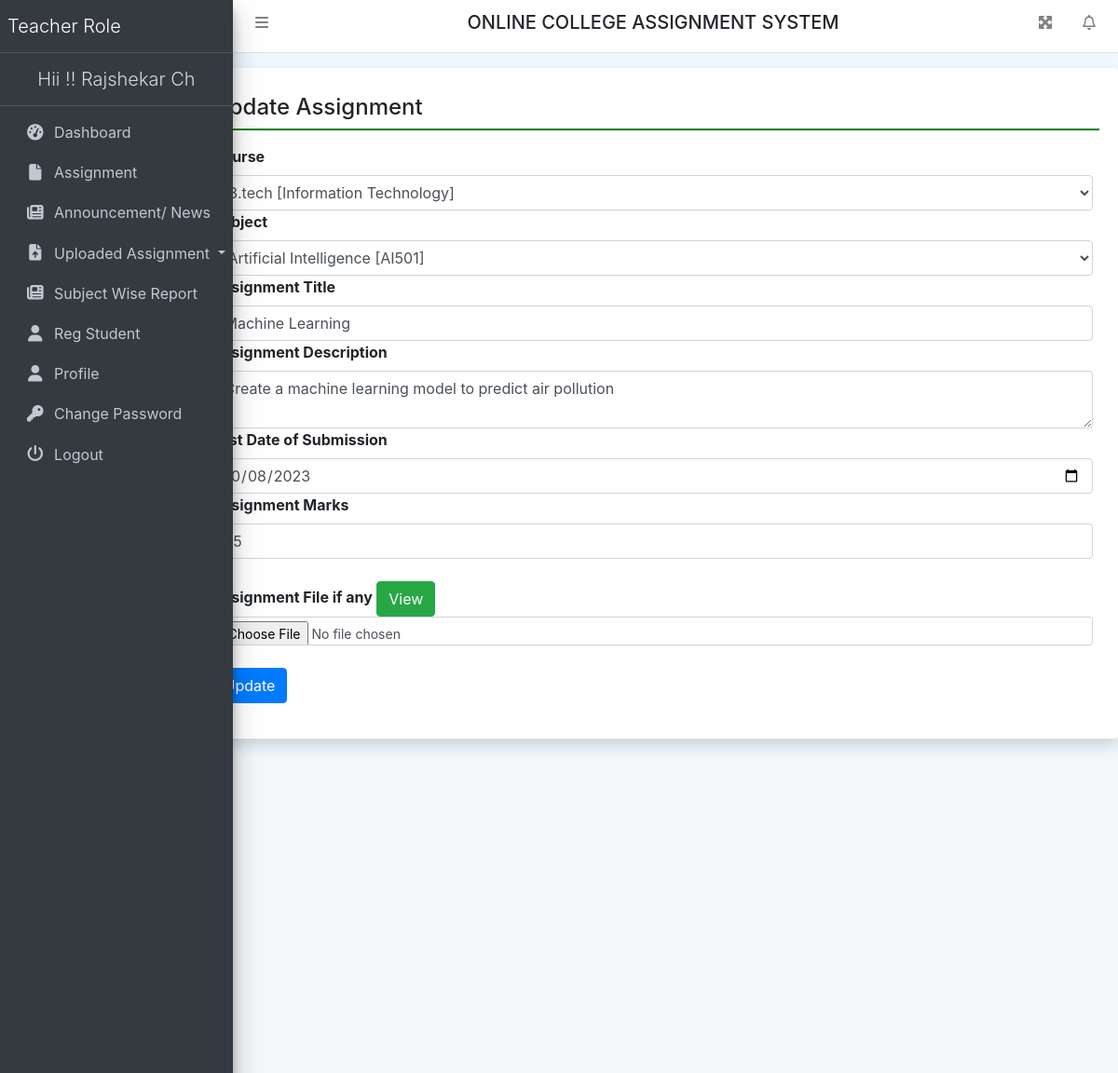
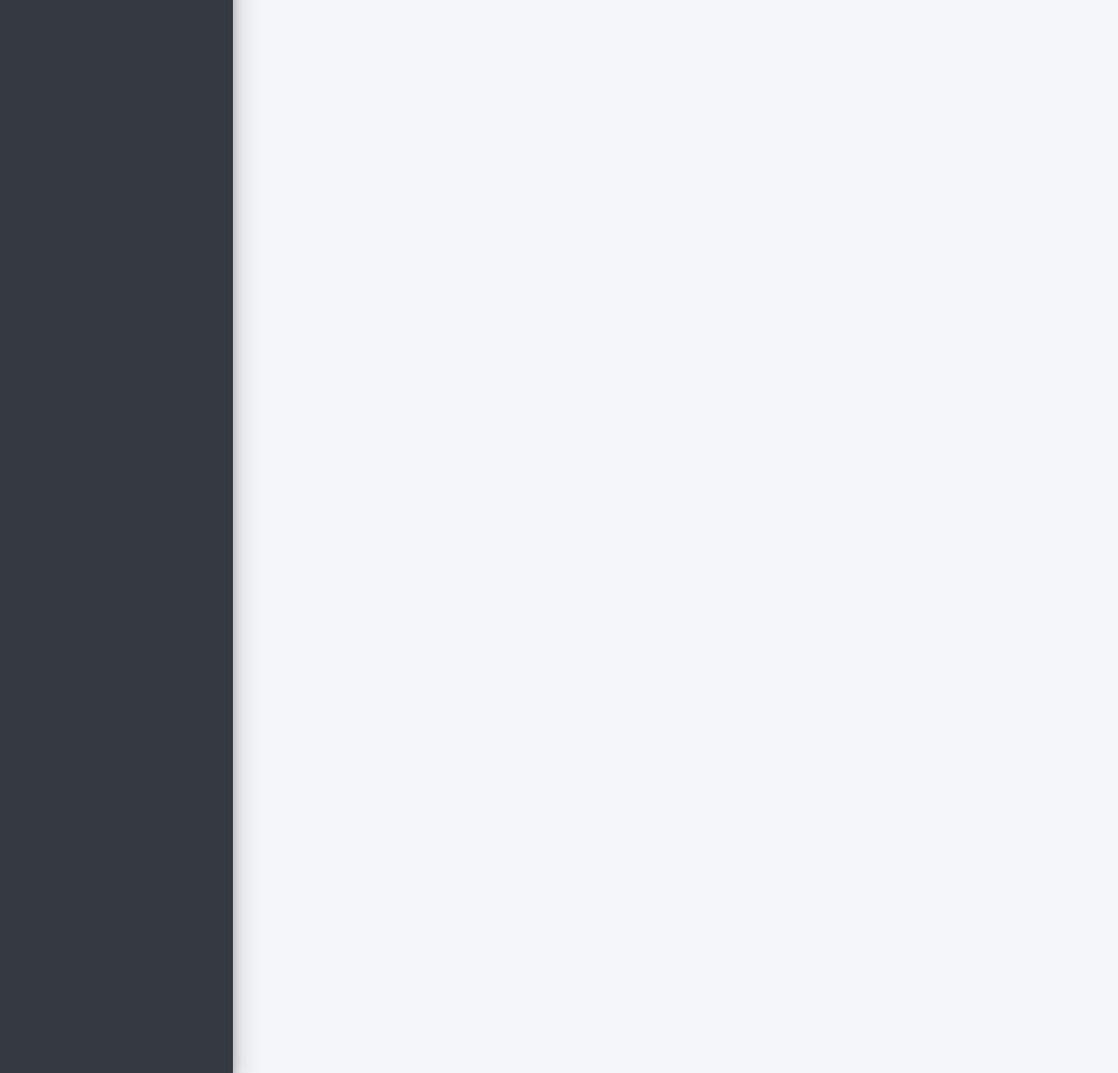
/editAssignment/5 (signed in), run on the app's committed database (2 pictures, top to bottom).
### collegeAssignment/models.py (models this page shows, shortened)
class Assigment(models.Model):
    teacher = models.ForeignKey(Teacher, on_delete=models.CASCADE)
    course = models.ForeignKey(Course, on_delete=models.CASCADE)
    subject = models.ForeignKey(Subject, on_delete=models.CASCADE)
    AssignmentNumber = models.IntegerField(null=True)
    AssignmentTitle = models.CharField(max_length=150, null=True)
    AssignmentDescription = models.CharField(max_length=300, null=True)
    SubmissionDate = models.DateField(null=True)
    AssignmentMarks = models.CharField(max_length=150, null=True)
    AssignmentFile = models.FileField(max_length=200, null=True)
    CreationDate = models.DateTimeField(auto_now_add=True)

class Course(models.Model):
    BranchName = models.CharField(max_length=150, null=True)
    CourseName = models.CharField(max_length=200, null=True)
    CreationDate = models.DateTimeField(auto_now_add=True)

class Subject(models.Model):
    course = models.ForeignKey(Course, on_delete=models.CASCADE)
    SubjectFullname = models.CharField(max_length=200, null=True)
    SubjectShortname = models.CharField(max_length=50, null=True)
    SubjectCode = models.CharField(max_length=50, null=True)
    CreationDate = models.DateTimeField(auto_now_add=True)

### collegeAssignment/views.py (the view, shortened to what this page needs)
# urls.py: path('editAssignment/<int:pid>', editAssignment, name='editAssignment'),
def editAssignment(request, pid):
    if not request.user.is_authenticated:
        return redirect('teacher_login')
    error = ""
    course = Course.objects.all()
    subject = Subject.objects.all()
    assignment = Assigment.objects.get(id=pid)
    return render(request, 'editAssignment.html', locals())

### collegeAssignment/templates/editAssignment.html (shortened to what this page needs)
{% extends 'teacherHeader.html' %}
{% block main %}
<div class="card shadow mt-3 offset-2" style="min-height: 90vh">
    <div class="card-body">
        <h4 class="p-2" style="border-bottom: 2px solid green;">Update Assignment</h4>
        <div class="container-fluid mt-3">
            <div class="form-group">
                <form method="post" enctype="multipart/form-data">
                    <label>Course</label>
                    <select name="course" class="form-control">
                        <option value="{{assignment.course.id}}">{{assignment.course.CourseName}}
                            [{{assignment.course.BranchName}}]
                        </option>
                    </select>
                    <label>Subject</label>
                    <select name="subject" class="form-control">
                        <option value="{{assignment.subject.id}}">{{assignment.subject.SubjectFullname}}
                            [{{assignment.subject.SubjectCode}}]
                        </option>
                    </select>
                    <label>Assignment Title</label>
                    <input type="text" name="AssignmentTitle" class="form-control" value="{{assignment.AssignmentTitle}}">
                    <label>Assignment Description</label>
                    <textarea name="AssignmentDescription" class="form-control">{{assignment.AssignmentDescription}}</textarea>
                    <label>Last Date of Submission</label>
                    <input type="date" name="SubmissionDate" value="{{assignment.SubmissionDate|date:'Y-m-d'}}" class="form-control">
                    <label>Assignment Marks</label>
                    <input type="text" name="AssignmentMarks" value="{{assignment.AssignmentMarks}}" class="form-control">
                    <br>
                    <label>Assignment File if any</label>
                    <a href="{{assignment.AssignmentFile.url}}" class="btn btn-success">View</a>
                    <br>
                        <input type="file" name="AssignmentFile" class="form-control form-control-sm">
                    <br>
                    <input type="submit" value="Update" class="btn btn-primary">
                </form>
            </div>
        </div>
    </div>
</div>
{% endblock %}

### collegeAssignment/templates/teacherHeader.html (shortened to what this page needs)
{% load static %}
<html>
    <head runat="server">
        <link href="{% static 'css/bootstrap.css' %}" rel="stylesheet" />
        <link href="{% static 'css/all.css' %}" rel="stylesheet" />
        <link href="{% static 'css/adminlte.css' %}" rel="stylesheet" />
        <link href="{% static 'css/OverlayScrollbars.css' %}" rel="stylesheet" />
        <link rel="stylesheet" href="https://cdn.datatables.net/1.10.23/css/jquery.dataTables.min.css">
        <link rel="stylesheet" href="https://cdn.datatables.net/buttons/1.6.5/css/buttons.dataTables.min.css">
		<link rel="stylesheet" href="https://cdn.jsdelivr.net/npm/bootstrap-select@1.13.14/dist/css/bootstrap-select.min.css">
    </head>
    <body class="hold-transition sidebar-mini layout-fixed layout-navbar-fixed layout-footer-fixed">
        <nav class="main-header navbar navbar-expand navbar-white navbar-light">
            <ul class="navbar-nav">
                <li class="nav-item">
                    <a class="nav-link" data-widget="pushmenu" href="#" role="button"><i class="fas fa-bars"></i></a>
                </li>
            </ul>
            <h5 class="text-center text-uppercase" style="width:100%;">Online College Assignment System</h5>
            <ul class="navbar-nav ml-auto">
                <li class="nav-item">
                    <a class="nav-link" data-widget="fullscreen" href="#" role="button">
                        <i class="fas fa-expand-arrows-alt"></i>
                    </a>
                </li>
                <li class="nav-item dropdown">
                    <a class="nav-link" data-toggle="dropdown" href="#">
                        <i class="far fa-bell fas-shake animated"></i>
                    </a>
                </li>
            </ul>
        </nav>
        <aside class="main-sidebar sidebar-dark-primary elevation-4">
            <a href="{% url 'tdashboard' %}" class="brand-link">
                <span class="brand-text font-weight-light">Teacher Role</span>
            </a>
			<a href="{% url 'tdashboard' %}" class="brand-link">
                <center><span class="brand-text font-weight-light">Hii !! {{request.user.first_name}} {{request.user.last_name}} </span></center>
            </a>
            <div class="sidebar">
                <nav class="mt-2">
                    <ul class="nav nav-pills nav-sidebar flex-column" data-widget="treeview" role="menu" data-accordion="false">
                        <li class="nav-item"><a href="{% url 'tdashboard' %}" class="nav-link">
                    <i class="nav-icon fas fa-tachometer-alt"></i>
                    <p>Dashboard</p>
                </a></li>
                <li class="nav-item"><a href="{% url 'teacherAssignment' %}" class="nav-link">
							<i class="nav-icon fas fa-file"></i>
							<p>Assignment</p>
                </a></li>
                <li class="nav-item"><a href="{% url 'teacherNews' %}" class="nav-link">
							<i class="nav-icon fas fa-newspaper"></i>
							<p>Announcement/ News</p>
                </a></li>
                <li class="nav-item dropdown">
                    <a class="nav-link dropdown-toggle" href="#" id="navbarDropdown"
                       role="button" data-toggle="dropdown" aria-haspopup="true"
                       aria-expanded="false"> <i class="nav-icon fas fa-file-upload"></i> Uploaded Assignment </a>
                </li>
                <li class="nav-item"><a href="{% url 'subjectwiseReport' %}" class="nav-link">
							<i class="nav-icon fas fa-newspaper"></i>
							<p>Subject Wise Report</p>
                </a></li>
                <li class="nav-item"><a href="{% url 'regCoursewiseUser' %}" class="nav-link">
							<i class="nav-icon fas fa-user"></i>
							<p>Reg Student</p>
                </a></li>
                        <li class="nav-item"><a href="{% url 'teacherProfile' %}" class="nav-link">
							<i class="nav-icon fas fa-user"></i>
							<p>Profile</p>
                </a></li>
                        <li class="nav-item"><a href="{% url 'teacherchangePassword' %}" class="nav-link">
							<i class="nav-icon fas fa-key"></i>
							<p>Change Password</p>
                </a></li>
                        <li class="nav-item"><a href="/logout" class="nav-link">
							<i class="nav-icon fas fa-power-off"></i>
							<p>Logout</p>
                </a></li>
                    </ul>
                </nav>
            </div>
        </aside>
        {% block main %}
        {% endblock %}
        <div class="content-wrapper"></div>

### collegeAssignment/static/css/all.css (style rules this page uses)
.fa-bars:before { content: "\f0c9"; }
.fa-bell:before { content: "\f0f3"; }
.fa-file:before { content: "\f15b"; }
.fa-key:before { content: "\f084"; }
.fa-newspaper:before { content: "\f1ea"; }
.fa-power-off:before { content: "\f011"; }
.fa-user:before { content: "\f007"; }

### collegeAssignment/static/css/OverlayScrollbars.css (style rules this page uses)
.os-host, .os-host-textarea { position: relative; overflow: visible !important; -webkit-box-orient: vertical; -webkit-box-direction: normal; -ms-flex-direction: column; flex-direction: column; -ms-flex-wrap: nowrap; flex-wrap: nowrap; -webkit-box-pack: start; -ms-flex-pack: start; justify-content: flex-start; -ms-flex-line-pack: start; align-content: flex-start; -webkit-box-align: start; -ms-flex-align: start; -ms-grid-row-align: flex-start; align-items: flex-start; }

### collegeAssignment/templates/teacherHeader.html (style rules this page uses)
body { background-color: aliceblue; }

### data on the page
Assigment: course "B.tech [Information Technology]", subject "Artificial Intelligence [AI501]", AssignmentTitle "Machine Learning", AssignmentDescription "Create a machine learning model to predict air pollution", SubmissionDate "10/08/2023", AssignmentMarks "25"

### other printed values
{{ request.user.first_name }} "Rajshekar"
{{ request.user.last_name }} "Ch"
